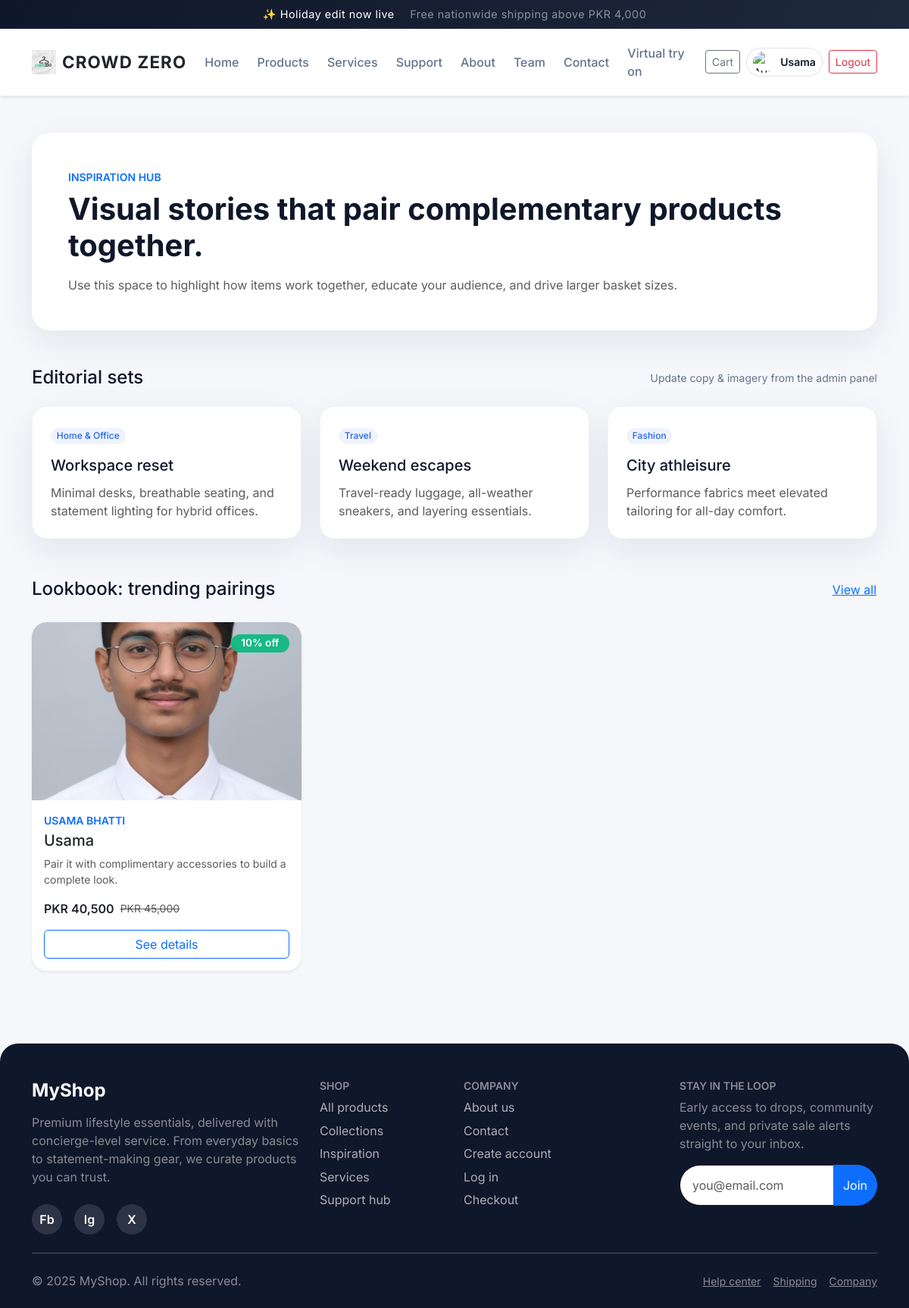
Page /e/inspiration.php (signed in) on the committed database.
### tables this page shows
CREATE TABLE `products` (
  `id` int(11) NOT NULL,
  `name` varchar(255) NOT NULL,
  `category_id` int(11) NOT NULL,
  `image` text DEFAULT NULL,
  `color` varchar(20) DEFAULT '#3498db',
  `quantity` int(11) NOT NULL DEFAULT 0,
  `description` text DEFAULT NULL,
  `size` varchar(50) DEFAULT NULL,
  `price` decimal(10,2) NOT NULL,
  `delivery_price` decimal(10,2) DEFAULT 0.00,
  `return_days` varchar(50) DEFAULT '1 Days Return',
  `discount` decimal(5,2) DEFAULT 0.00,
  `created_at` timestamp NOT NULL DEFAULT current_timestamp(),
  `updated_at` timestamp NOT NULL DEFAULT current_timestamp() ON UPDATE current_timestamp()
);

CREATE TABLE `categories` (
  `id` int(11) NOT NULL,
  `name` varchar(255) NOT NULL,
  `created_at` timestamp NOT NULL DEFAULT current_timestamp(),
  `updated_at` timestamp NOT NULL DEFAULT current_timestamp() ON UPDATE current_timestamp()
);

### a/models/Database.php (called while the page is built)
<?php
class Database {
    private $host = "localhost";
    private $username = "root";
    private $password = "";
    private $database = "crowd_zero";
    private $connection;
    public function __construct() {
        try {
            $this->connection = new PDO(
                "mysql:host={$this->host};dbname={$this->database}",
                $this->username,
                $this->password,
                array(PDO::ATTR_ERRMODE => PDO::ERRMODE_EXCEPTION)
            );
            $this->connection->setAttribute(PDO::ATTR_ERRMODE, PDO::ERRMODE_EXCEPTION);
        } catch(PDOException $e) {
            error_log("Database Connection Failed: " . $e->getMessage());
            die(json_encode(["success" => false, "message" => "Database connection failed"]));
        }
    }
    public function getConnection() {
        return $this->connection;
    }
}
?>

### a/models/ProductModel.php (called while the page is built, shortened)
<?php
require_once __DIR__ . '/Database.php';
class ProductModel {
    private $db;
    private $table = "products";
    public function __construct() {
        $database = new Database();
        $this->db = $database->getConnection();
    }
    public function getAllProducts() {
        try {
            $query = "SELECT p.*, c.name as category_name
                     FROM {$this->table} p
                     LEFT JOIN categories c ON p.category_id = c.id
                     ORDER BY p.created_at DESC";
            $stmt = $this->db->prepare($query);
            $stmt->execute();
            return $stmt->fetchAll(PDO::FETCH_ASSOC);
        } catch(PDOException $e) {
            return [];
        }
    }
}
?>

### e/config.php (called while the page is built, shortened)
<?php
$baseDir = dirname(__DIR__);
require_once $baseDir . '/a/models/Database.php';
require_once $baseDir . '/a/models/ProductModel.php';
function getProductModel(): ProductModel {
    static $productModel = null;
    if ($productModel === null) {
        $productModel = new ProductModel();
    }
    return $productModel;
}
function format_price($value): string {
    return 'PKR ' . number_format((float)$value, 0);
}
function sanitize_path(string $path): string {
    $normalized = str_replace('\\', '/', trim($path));
    return preg_replace('#/+#', '/', $normalized);
}
function format_image_url(?string $path): string {
    $path = sanitize_path($path);
    while (strpos($path, '../') === 0) {
        $path = substr($path, 3);
    }
    if (strpos($path, 'uploads/') === 0) {
        $path = 'a/' . $path;
    } elseif (strpos($path, 'a/uploads/') !== 0) {
        $path = ltrim($path, '/');
        if (strpos($path, 'a/') !== 0) {
            $path = 'a/' . $path;
        }
    }
    $absolutePath = dirname(__DIR__) . '/' . $path;
    if (is_file($absolutePath)) {
        $webPath = ltrim($path, '/');
        if (strpos($webPath, 'a/') === 0) {
            return '../' . $webPath;
        }
        return $webPath;
    }
    return PLACEHOLDER_IMAGE;
}
function calculate_discounted_price(float $price, float $discount): float {
    return max(0, $price - ($price * $discount / 100));
}

### e/inspiration.php (the view)
<?php
include 'includes/header.php';
require_once __DIR__ . '/config.php';
$productModel = getProductModel();
$allProducts = $productModel->getAllProducts();
$lookbookProducts = array_slice($allProducts, 0, 6);
$editorialSets = [
    [
        'title' => 'Workspace reset',
        'description' => 'Minimal desks, breathable seating, and statement lighting for hybrid offices.',
        'badge' => 'Home & Office'
    ],
    [
        'title' => 'Weekend escapes',
        'description' => 'Travel-ready luggage, all-weather sneakers, and layering essentials.',
        'badge' => 'Travel'
    ],
    [
        'title' => 'City athleisure',
        'description' => 'Performance fabrics meet elevated tailoring for all-day comfort.',
        'badge' => 'Fashion'
    ],
];
?>
<section class="page-hero">
  <p class="text-uppercase text-primary small fw-semibold mb-2">Inspiration hub</p>
  <h1 class="display-6 fw-bold mb-3">Visual stories that pair complementary products together.</h1>
  <p class="text-muted mb-0">Use this space to highlight how items work together, educate your audience, and drive larger basket sizes.</p>
</section>
<section class="mt-5">
  <div class="section-heading">
    <h2 class="h4 mb-0">Editorial sets</h2>
    <small>Update copy & imagery from the admin panel</small>
  </div>
  <div class="row g-4">
    <?php foreach ($editorialSets as $set): ?>
      <div class="col-md-4">
        <div class="guide-card h-100">
          <span class="badge badge-soft mb-3"><?php echo htmlspecialchars($set['badge']); ?></span>
          <h5><?php echo htmlspecialchars($set['title']); ?></h5>
          <p class="text-muted mb-0"><?php echo htmlspecialchars($set['description']); ?></p>
        </div>
      </div>
    <?php endforeach; ?>
  </div>
</section>
<section class="mt-5">
  <div class="section-heading">
    <h2 class="h4 mb-0">Lookbook: trending pairings</h2>
    <a href="products.php" class="btn btn-link px-0">View all</a>
  </div>
  <?php if (empty($lookbookProducts)): ?>
    <p class="text-muted">Add products via the admin console to populate this lookbook.</p>
  <?php else: ?>
    <div class="row g-4">
      <?php foreach ($lookbookProducts as $product): ?>
        <?php
          $imageUrl = format_image_url($product['image'] ?? '');
          $price = (float)($product['price'] ?? 0);
          $discount = (float)($product['discount'] ?? 0);
          $finalPrice = calculate_discounted_price($price, $discount);
          $hasDiscount = $discount > 0;
        ?>
        <div class="col-sm-6 col-lg-4">
          <div class="product-card card border-0 shadow-sm h-100">
            <div class="position-relative">
              <img src="<?php echo htmlspecialchars($imageUrl); ?>" class="product-thumb" alt="<?php echo htmlspecialchars($product['name'] ?? 'Product'); ?>" loading="lazy">
              <?php if ($hasDiscount): ?>
                <span class="badge discount-badge"><?php echo $discount; ?>% off</span>
              <?php endif; ?>
            </div>
            <div class="card-body">
              <p class="text-uppercase text-primary small fw-semibold mb-1"><?php echo htmlspecialchars($product['category_name'] ?? 'Featured'); ?></p>
              <h5 class="mb-2"><?php echo htmlspecialchars($product['name']); ?></h5>
              <p class="text-muted small mb-3">Pair it with complimentary accessories to build a complete look.</p>
              <div class="d-flex align-items-center gap-2 mb-3">
                <span class="fw-semibold"><?php echo format_price($finalPrice); ?></span>
                <?php if ($hasDiscount): ?>
                  <span class="text-muted text-decoration-line-through small"><?php echo format_price($price); ?></span>
                <?php endif; ?>
              </div>
              <a href="product_detail.php?id=<?php echo (int)$product['id']; ?>" class="btn btn-outline-primary w-100">See details</a>
            </div>
          </div>
        </div>
      <?php endforeach; ?>
    </div>
  <?php endif; ?>
</section>
<?php include 'includes/footer.php'; ?>

### e/css/style.css (style rules this page uses)
:root { --primary: #2563eb; --primary-soft: #dbeafe; --dark: #0f172a; --muted: #64748b; --surface: #ffffff; --surface-alt: #f5f7fb; --shadow: 0 15px 45px rgba(15, 23, 42, 0.08); --radius-lg: 1.5rem; --radius-md: 1rem; }
body, .site-body { background-color: var(--surface-alt); font-family: 'Inter', 'Segoe UI', Tahoma, Geneva, Verdana, sans-serif; color: var(--dark); min-height: 100vh; }
.section-heading { display: flex; justify-content: space-between; align-items: center; gap: 1rem; margin-bottom: 1.5rem; }
.section-heading small { color: var(--muted); }
.product-card { border-radius: 1.25rem; overflow: hidden; border: 1px solid rgba(15, 23, 42, 0.06); transition: transform 0.25s ease, box-shadow 0.25s ease; }
.product-card .product-thumb { width: 100%; height: 235px; object-fit: cover; background-color: #f8fafc; }
.product-card .card-body { display: flex; flex-direction: column; }
.product-thumb { background-color: #f8fafc; }
.discount-badge { position: absolute; top: 16px; right: 16px; background: rgba(16, 185, 129, 0.95); color: #ffffff; border-radius: 999px; padding: 0.35rem 0.85rem; font-size: 0.85rem; font-weight: 600; }
.badge-soft { background-color: rgba(37, 99, 235, 0.08); color: var(--primary); border-radius: 999px; font-weight: 500; }
.page-hero { background: var(--surface); border-radius: var(--radius-lg); padding: clamp(1.8rem, 4vw, 3rem); box-shadow: var(--shadow); }
.guide-card, .support-card { border-radius: 1.2rem; padding: 1.5rem; border: 1px solid rgba(15, 23, 42, 0.05); background: var(--surface); box-shadow: var(--shadow); height: 100%; }
.guide-card h5, .support-card h5 { margin-bottom: 0.75rem; }

### rows in the picture
products: image (picture), discount "10", category.name "USAMA BHATTI", name "Usama", format_price($finalPrice) "PKR 40,500", price "PKR 45,000"

### other values in the picture
$item['label'] "Home"
$item['label'] "Products"
$item['label'] "Services"
$item['label'] "Support"
$item['label'] "About"
$item['label'] "Team"
$item['label'] "Contact"
$item['label'] "Virtual try on"
$displayName "Usama"
$set['badge'] "Home & Office"
$set['title'] "Workspace reset"
$set['description'] "Minimal desks, breathable seating, and statement lighting for hybrid offices."
$set['badge'] "Travel"
$set['title'] "Weekend escapes"
$set['description'] "Travel-ready luggage, all-weather sneakers, and layering essentials."
